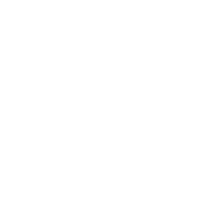
Frame 1 (no input)
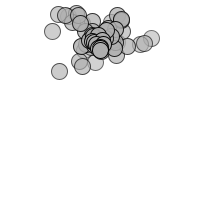
Frame 60 (the mouse pressed at the canvas centre just before this capture)
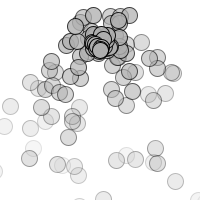
Frame 120 (the mouse held since frame 60 and released just before this capture)

The Processing sketch that drew these frames (run headless with seeded random() and noise(); from frame 60 on, the mouse is pressed at the canvas centre):

// Processing sketch: e02_arraylist_of_particles_with_iterator
// ── e02_arraylist_of_particles_with_iterator.pde
import java.util.Iterator;

ArrayList<Particle> particles;

void setup() {
  size(200,200);
  particles = new ArrayList<Particle>();
}

void draw() {
  background(255);
  
  Iterator<Particle> it = particles.iterator();
  Particle p;
  while (it.hasNext()) {
    p = it.next();
    p.display();
    p.update();
    if (p.isDead())
      it.remove();
  }
  
  particles.add(new Particle());
}

class Particle {
  
  PVector location = new PVector(width/2,50);
  PVector velocity = new PVector(random(-1,1),random(-2,-0.5));
  PVector acceleration = new PVector(0,0.05);
  
  float lifespan = 255;
  
  void display() {
    stroke(0,lifespan);
    fill(175,lifespan);
    ellipse(location.x,location.y,16,16);
  }
  
  void update() {
    velocity.add(acceleration);
    location.add(velocity);
    lifespan -= 2;
  }
  
  boolean isDead() {
    return lifespan < 0;
  }
}
